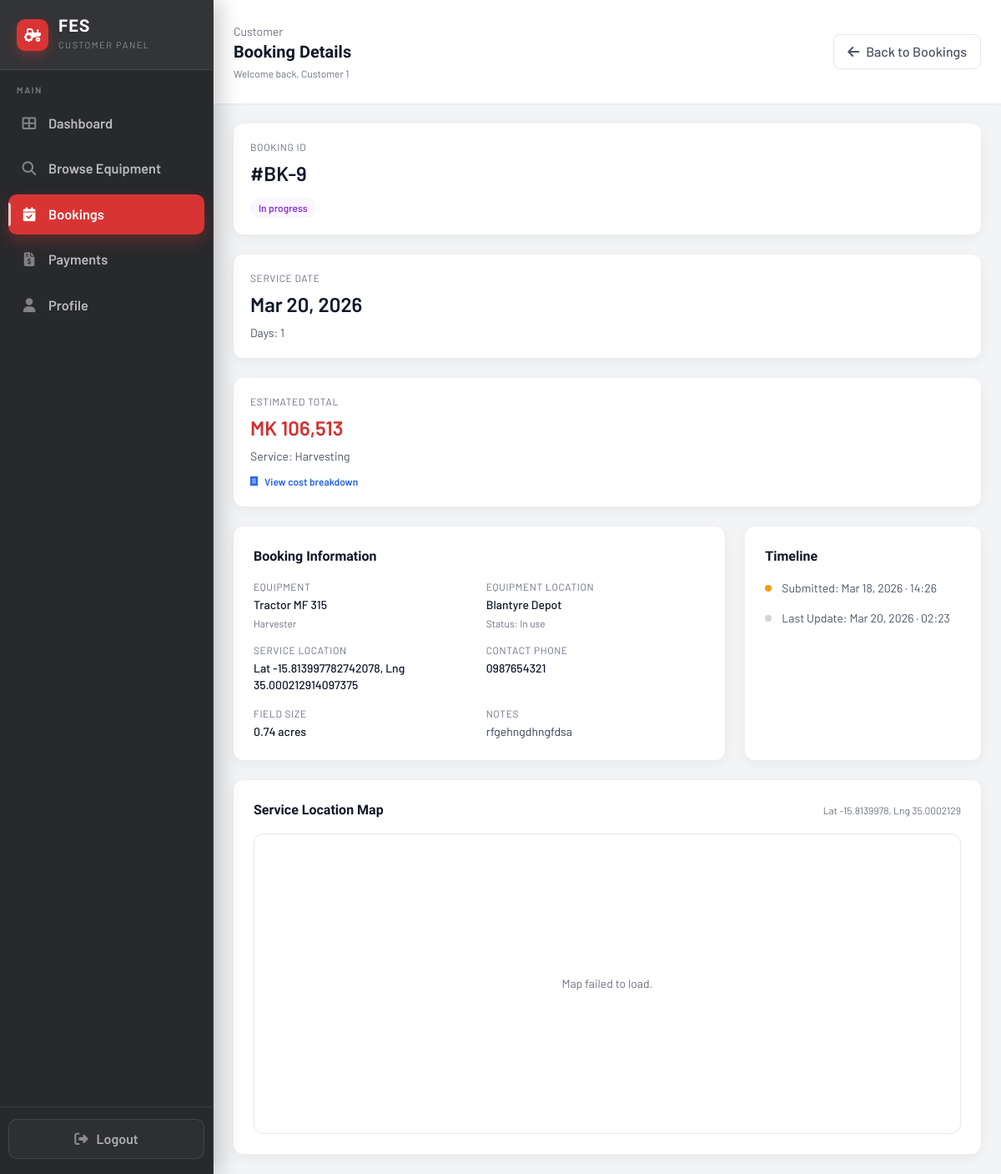
Page /Pages/customer/booking-details.php?id=9 (signed in) on the earlier database version.
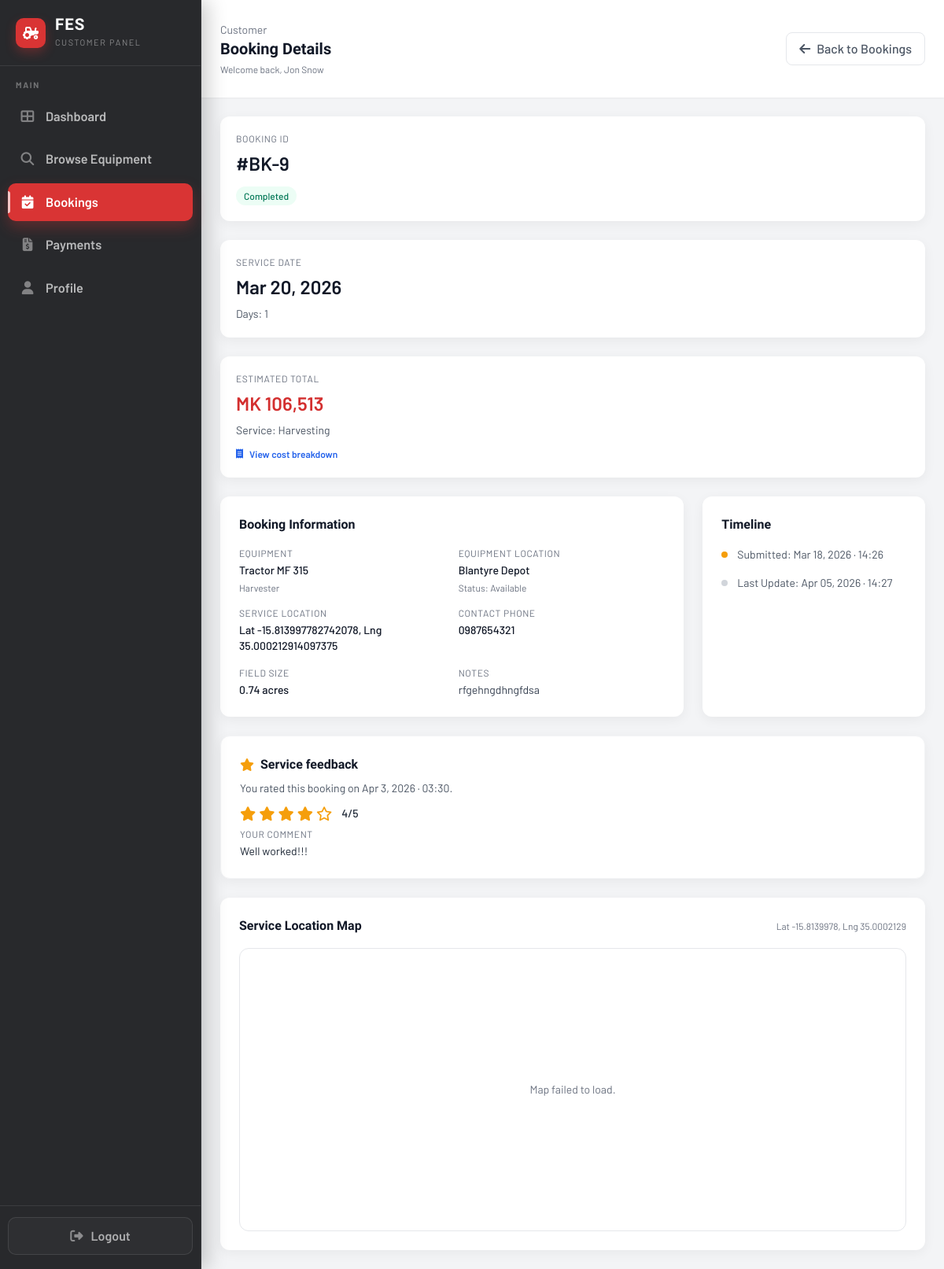
Same page on the later database version.
### tables this page shows
CREATE TABLE IF NOT EXISTS `booking_feedback` (
  `feedback_id` int UNSIGNED NOT NULL AUTO_INCREMENT,
  `booking_id` int NOT NULL,
  `customer_id` int NOT NULL COMMENT 'users.user_id',
  `operator_id` int DEFAULT NULL COMMENT 'bookings.operator_id at time of feedback',
  `rating` tinyint UNSIGNED NOT NULL COMMENT '1-5 overall service',
  `comment` text,
  `created_at` timestamp NOT NULL DEFAULT CURRENT_TIMESTAMP,
  PRIMARY KEY (`feedback_id`),
  UNIQUE KEY `uq_booking_feedback_booking` (`booking_id`),
  KEY `idx_booking_feedback_customer` (`customer_id`),
  KEY `idx_booking_feedback_operator` (`operator_id`)
);

### includes/fes_date.php (called while the page is built, shortened)
<?php
function fes_format_date_safe($value, string $format, string $fallback = '—'): string
{
    $raw = trim((string)$value);
    $ts = strtotime($raw);
    return date($format, $ts);
}

### Pages/customer/booking-details.php (the view, shortened to what the changed rows need)
<?php
require_once __DIR__ . '/../../includes/fes_date.php';
$customerId = (int)($_SESSION['user_id'] ?? 0);
$bookingId = isset($_GET['id']) ? intval($_GET['id']) : 0;
$booking = null;
$feedbackSuccess = isset($_GET['feedback_saved']) && $_GET['feedback_saved'] === '1';
$existingFeedback = null;
if ($bookingId > 0) {
    try {
        $conn = getDBConnection();
        $sql = "SELECT b.*, e.equipment_name, e.category, e.location AS equipment_location, e.daily_rate, e.hourly_rate, e.per_hectare_rate, e.status AS equipment_status
                FROM bookings b
                JOIN equipment e ON e.equipment_id COLLATE utf8mb4_unicode_ci = b.equipment_id COLLATE utf8mb4_unicode_ci
                WHERE b.booking_id = ? AND b.customer_id = ?";
        if ($stmt = $conn->prepare($sql)) {
            $stmt->bind_param('ii', $bookingId, $customerId);
            $stmt->execute();
            $res = $stmt->get_result();
            if ($row = $res->fetch_assoc()) {
                $booking = $row;
            }
        }
    } catch (Exception $e) {
        error_log('Booking details error: ' . $e->getMessage());
    }
}
if ($booking) {
    try {
        $connF = getDBConnection();
        $fs = $connF->prepare('SELECT feedback_id, rating, comment, created_at FROM booking_feedback WHERE booking_id = ? AND customer_id = ? LIMIT 1');
        if ($fs) {
            $bid = (int)$booking['booking_id'];
            $fs->bind_param('ii', $bid, $customerId);
            $fs->execute();
            $fr = $fs->get_result();
            if ($fr && ($frow = $fr->fetch_assoc())) {
                $existingFeedback = $frow;
            }
        }
    } catch (Throwable $e) {
        error_log('Booking details load feedback: ' . $e->getMessage());
    }
}
$customerName = $_SESSION['name'] ?? 'Customer';
$status = $booking['status'] ?? 'pending';
$badgeClasses = [
    'pending' => 'bg-amber-50 text-amber-700',
    'confirmed' => 'bg-blue-50 text-blue-700',
    'in_progress' => 'bg-purple-50 text-purple-700',
    'completed' => 'bg-emerald-50 text-emerald-700',
    'cancelled' => 'bg-gray-100 text-gray-700'
];
$badgeClass = $badgeClasses[$status] ?? 'bg-gray-100 text-gray-700';
$serviceLocation = $booking ? trim($booking['service_location'] ?? '') : '';
?>
<!DOCTYPE html>
<html lang="en">
<head>
    <link rel="stylesheet" href="https://cdnjs.cloudflare.com/ajax/libs/font-awesome/6.4.0/css/all.min.css">
    <link rel="stylesheet" type="text/css" href="https://api.tomtom.com/maps-sdk-for-web/cdn/6.x/6.25.0/maps/maps.css">
    <script src="https://cdn.tailwindcss.com"></script>
</head>
<body>
    <div class="min-h-screen w-full bg-gray-100">
        <div class="flex min-h-screen">
            <div class="flex-1 flex flex-col min-w-0 md:ml-64">
                <header class="bg-white px-6 py-7 flex items-center justify-between shadow-sm">
                    <div class="flex items-center gap-3">
                        <div>
                            <div class="text-sm text-gray-500">Customer</div>
                            <h1 class="text-xl font-semibold text-gray-900">Booking Details</h1>
                            <p class="text-xs text-gray-500 mt-1">Welcome back, <?php echo htmlspecialchars($customerName); ?></p>
                        </div>
                    </div>
                </header>
                <main class="flex-1 overflow-y-auto p-6">
                    <?php if (!$booking): ?>
                        <div class="bg-white rounded-xl shadow-card p-6 text-center text-gray-600">
                            Booking not found or you don’t have access.
                        </div>
                    <?php else: ?>
                        <div class="grid grid-cols-1 xl:grid-cols-3 gap-6 mb-6">
                            <div class="bg-white rounded-xl shadow-card p-5">
                                <div class="text-xs text-gray-500 uppercase tracking-wider">Booking ID</div>
                                <div class="mt-2 text-2xl font-semibold text-gray-900">#BK-<?php echo htmlspecialchars((string)$booking['booking_id']); ?></div>
                                <div class="mt-3">
                                    <span class="inline-flex items-center px-2.5 py-1 rounded-full text-xs font-medium <?php echo $badgeClass; ?>">
                                        <?php echo htmlspecialchars(ucfirst(str_replace('_', ' ', $status))); ?>
                                    </span>
                                </div>
                            </div>
                            <div class="bg-white rounded-xl shadow-card p-5">
                                <div class="text-xs text-gray-500 uppercase tracking-wider">Service Date</div>
                                <div class="mt-2 text-2xl font-semibold text-gray-900">
                                    <?php echo htmlspecialchars(fes_format_date_safe($booking['booking_date'] ?? null, 'M d, Y', 'N/A')); ?>
                                </div>
                                <div class="mt-2 text-sm text-gray-600">Days: <?php echo htmlspecialchars((string)($booking['service_days'] ?? 1)); ?></div>
                            </div>
                            <div class="bg-white rounded-xl shadow-card p-5">
                                <div class="text-xs text-gray-500 uppercase tracking-wider">Estimated Total</div>
                                <div class="mt-2 text-2xl font-semibold text-fes-red">
                                    MK <?php echo number_format((float)($booking['estimated_total_cost'] ?? 0)); ?>
                                </div>
                                <div class="mt-2 text-sm text-gray-600">Service: <?php echo htmlspecialchars(ucfirst(str_replace('_', ' ', $booking['service_type'] ?? 'N/A'))); ?></div>
                                <button type="button" id="toggle-cost-breakdown" class="mt-3 inline-flex items-center gap-2 text-xs font-semibold text-blue-600 hover:text-blue-800">
                                    <i class="fas fa-receipt"></i>
                                    View cost breakdown
                                </button>
                            </div>
                        </div>
                        <div class="grid grid-cols-1 lg:grid-cols-3 gap-6">
                            <section class="lg:col-span-2 bg-white rounded-xl shadow-card p-6">
                                <h2 class="text-base font-semibold text-gray-900 mb-4">Booking Information</h2>
                                <div class="grid grid-cols-1 md:grid-cols-2 gap-4 text-sm">
                                    <div>
                                        <div class="text-xs text-gray-500 uppercase tracking-wider mb-1">Equipment</div>
                                        <div class="text-gray-900 font-medium"><?php echo htmlspecialchars($booking['equipment_name'] ?? 'N/A'); ?></div>
                                        <div class="text-xs text-gray-500 mt-1"><?php echo htmlspecialchars(ucfirst($booking['category'] ?? '')); ?></div>
                                    </div>
                                    <div>
                                        <div class="text-xs text-gray-500 uppercase tracking-wider mb-1">Equipment Location</div>
                                        <div class="text-gray-900 font-medium"><?php echo htmlspecialchars($booking['equipment_location'] ?? 'N/A'); ?></div>
                                        <div class="text-xs text-gray-500 mt-1">Status: <?php echo htmlspecialchars(ucfirst(str_replace('_', ' ', $booking['equipment_status'] ?? 'N/A'))); ?></div>
                                    </div>
                                    <div>
                                        <div class="text-xs text-gray-500 uppercase tracking-wider mb-1">Service Location</div>
                                        <div class="text-gray-900 font-medium"><?php echo htmlspecialchars($serviceLocation ?: 'N/A'); ?></div>
                                    </div>
                                    <div>
                                        <div class="text-xs text-gray-500 uppercase tracking-wider mb-1">Contact Phone</div>
                                        <div class="text-gray-900 font-medium"><?php echo htmlspecialchars($booking['contact_phone'] ?? 'N/A'); ?></div>
                                    </div>
                                    <div>
                                        <div class="text-xs text-gray-500 uppercase tracking-wider mb-1">Field Size</div>
                                        <div class="text-gray-900 font-medium"><?php echo htmlspecialchars($booking['field_hectares'] ?? 'Not specified'); ?> acres</div>
                                    </div>
                                    <div>
                                        <div class="text-xs text-gray-500 uppercase tracking-wider mb-1">Notes</div>
                                        <div class="text-gray-700"><?php echo !empty($booking['notes']) ? htmlspecialchars($booking['notes']) : '—'; ?></div>
                                    </div>
                                </div>
                            </section>
                            <section class="bg-white rounded-xl shadow-card p-6">
                                <h2 class="text-base font-semibold text-gray-900 mb-4">Timeline</h2>
                                <div class="space-y-4 text-sm text-gray-600">
                                    <div class="flex items-center gap-3">
                                        <span class="h-2 w-2 rounded-full bg-amber-500"></span>
                                        <div>Submitted: <?php echo htmlspecialchars(fes_format_date_safe($booking['created_at'] ?? null, 'M d, Y · H:i', 'N/A')); ?></div>
                                    </div>
                                    <div class="flex items-center gap-3">
                                        <span class="h-2 w-2 rounded-full bg-gray-300"></span>
                                        <div>Last Update: <?php echo htmlspecialchars(fes_format_date_safe($booking['updated_at'] ?? null, 'M d, Y · H:i', 'N/A')); ?></div>
                                    </div>
                                </div>
                            </section>
                        </div>
                        <?php if ($status === 'completed'): ?>
                            <section class="bg-white rounded-xl shadow-card p-6 mt-6 border border-gray-100">
                                <h2 class="text-base font-semibold text-gray-900 mb-2 flex items-center gap-2">
                                    <i class="fas fa-star text-amber-500"></i>
                                    Service feedback
                                </h2>
                                <?php if ($feedbackSuccess): ?>
                                    <div class="rounded-lg border border-emerald-200 bg-emerald-50 px-4 py-3 text-sm text-emerald-800">
                                        Thank you — your feedback was saved.
                                    </div>
                                <?php elseif ($existingFeedback): ?>
                                    <p class="text-sm text-gray-600 mb-3">You rated this booking on <?php echo htmlspecialchars(fes_format_date_safe($existingFeedback['created_at'] ?? null, 'M j, Y · H:i', '')); ?>.</p>
                                    <div class="flex items-center gap-1 text-amber-500 text-lg mb-2" aria-label="Your rating">
                                        <?php for ($s = 1; $s <= 5; $s++): ?>
                                            <i class="<?php echo $s <= (int)$existingFeedback['rating'] ? 'fas fa-star' : 'far fa-star'; ?>"></i>
                                        <?php endfor; ?>
                                        <span class="ml-2 text-sm font-medium text-gray-800"><?php echo (int)$existingFeedback['rating']; ?>/5</span>
                                    </div>
                                    <?php if (trim((string)($existingFeedback['comment'] ?? '')) !== ''): ?>
                                        <div class="text-xs text-gray-500 uppercase tracking-wider mb-1">Your comment</div>
                                        <p class="text-sm text-gray-800 whitespace-pre-wrap"><?php echo htmlspecialchars((string)$existingFeedback['comment']); ?></p>
                                    <?php endif; ?>
                                <?php endif; ?>
                            </section>
                        <?php endif; ?>
                        <section class="bg-white rounded-xl shadow-card p-6 mt-6">
                            <div class="flex items-center justify-between mb-4">
                                <h2 class="text-base font-semibold text-gray-900">Service Location Map</h2>
                                <div class="text-xs text-gray-500">
                                    <?php if (!empty($booking['field_lat']) && !empty($booking['field_lng'])): ?>
                                        Lat <?php echo htmlspecialchars((string)$booking['field_lat']); ?>, Lng <?php echo htmlspecialchars((string)$booking['field_lng']); ?>
                                    <?php else: ?>
                                        No coordinates saved
                                    <?php endif; ?>
                                </div>
                            </div>
                            <?php if (empty($booking['field_lat']) || empty($booking['field_lng'])): ?>
                                <div class="rounded-lg border border-gray-200 bg-gray-50 px-4 py-4 text-sm text-gray-600">
                                    This booking does not have a saved map location.
                                </div>
                            <?php else: ?>
                                <div id="fes-booking-details-map"></div>
                            <?php endif; ?>
                        </section>
                    <?php endif; ?>
                </main>
            </div>
        </div>
    </div>
</body>
</html>

Differences in the rows shown:
added booking_feedback: created_at "Apr 3, 2026 · 03:30", rating "4", comment "Well worked!!!"
Other differences:
$customerName: "Customer 1" → "Jon Snow"
str_replace('_', ' ', $status): "In progress" → "Completed"
str_replace('_', ' ', $booking['equipment_status'] ?? 'N/A'): "In use" → "Available"
text no longer shown: "Mar 20, 2026 · 02:23"
text now shown: "Apr 05, 2026 · 14:27 Service feedback You rated this booking on . /5 YOUR COMMENT"
